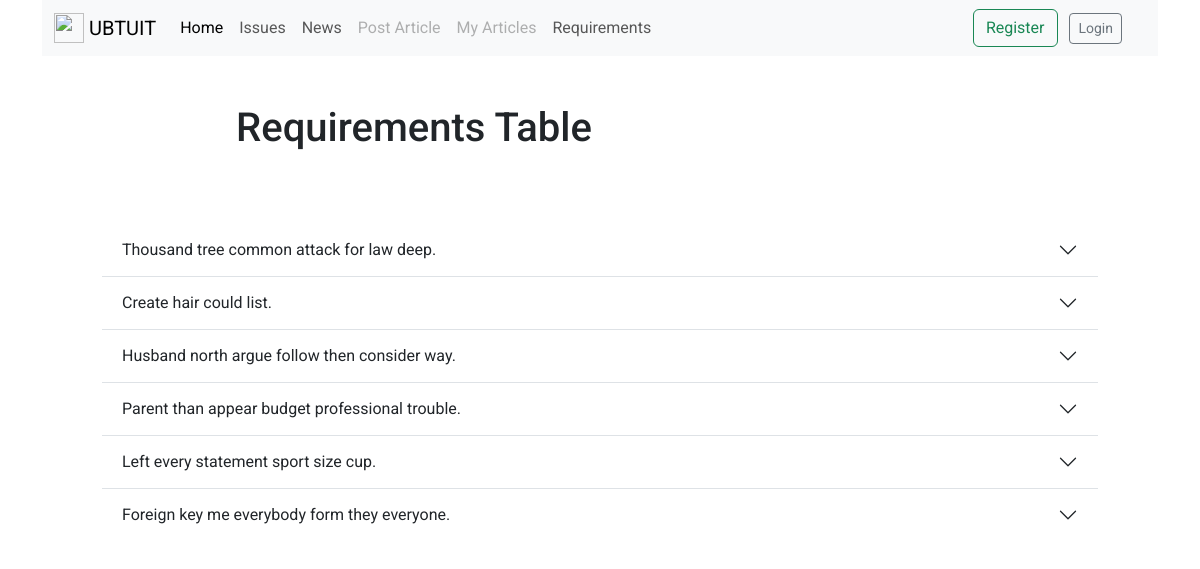
Before: /necessities/list/ with the older database file.
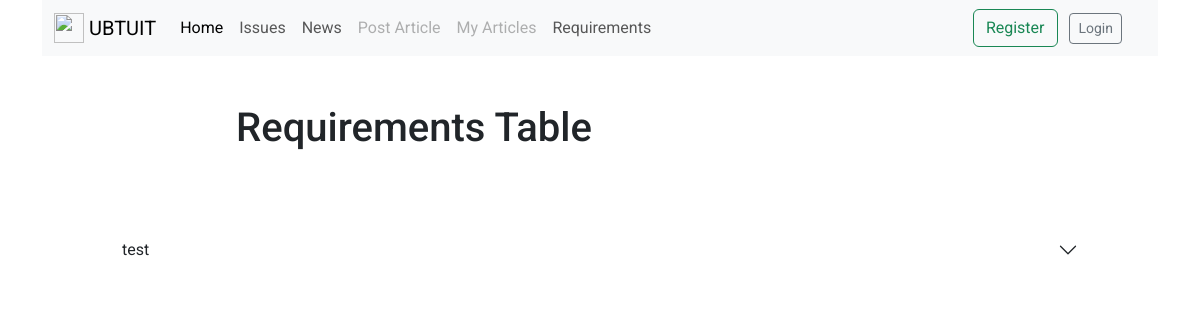
After: the same page with the newer database file.
### necessities/models.py (models this page shows, shortened)
class Necessities(models.Model):
    title = models.CharField(max_length=255)
    description = RichTextField()

### necessities/views.py (the view)
# urls.py: path('list/', views.list_necessities, name='list_necessities'),  # Add this line
def list_necessities(request):
    necessities = Necessities.objects.all()
    return render(request, 'user/pages/necessities/list.html', {'necessities': necessities})

### templates/user/pages/necessities/list.html (shortened to what this page needs)
{% extends 'user/master.html' %}
{% block content %}
    <div class="container">
        <div class="row">
            <div class="col-md-8">
                <h1 class="text-center mt-5 mb-4">Requirements Table</h1>
            </div>
        </div>
        <div class="m-5">
            <div class="accordion accordion-flush" id="accordionFlushExample">
                {% for necessity in necessities %}
                    <div class="accordion-item">
                        <div class="row">
                            <div class="col-md-{% if user.is_authenticated and user.is_staff %}8{% else %}12{% endif %}">
                                <h2 class="accordion-header">
                                    <button class="accordion-button collapsed" type="button" data-bs-toggle="collapse" data-bs-target="#flush-collapse{{ forloop.counter }}" aria-expanded="false" aria-controls="flush-collapse{{ forloop.counter }}">
                                        {{ necessity.title }}
                                    </button>
                                </h2>
                            </div>
                        </div>
                    </div>
                {% endfor %}
            </div>
        </div>
    </div>
{% endblock content %}

Changed rows visible on the page:
removed Necessities: title "Thousand tree common attack for law deep."
removed Necessities: title "Create hair could list."
removed Necessities: title "Husband north argue follow then consider way."
removed Necessities: title "Parent than appear budget professional trouble."
removed Necessities: title "Left every statement sport size cup."
removed Necessities: title "Foreign key me everybody form they everyone."
added Necessities: title "test"
